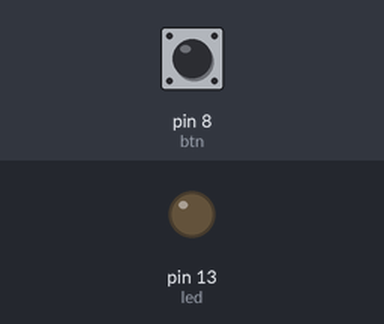
The sketch below on a simulated Arduino Uno, built with avr-gcc and run on an emulated ATmega328P. On the bench: output pins drawn as LEDs (lit = HIGH). The inputs (shaded band) are chosen by the test bench; at power-on: pin 8 (btn) HIGH.

Above: at 1.2 s.
1.3 s: pin 8 (btn) pulled LOW for 0.15 s
At 1.37 s:
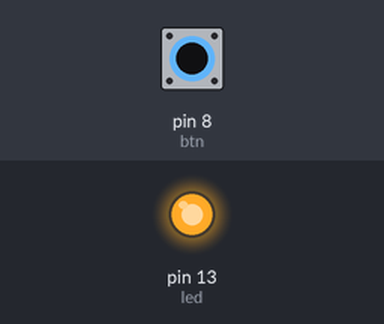
2.9 s: pin 8 (btn) pulled LOW for 3.2 s
At 7.1 s:
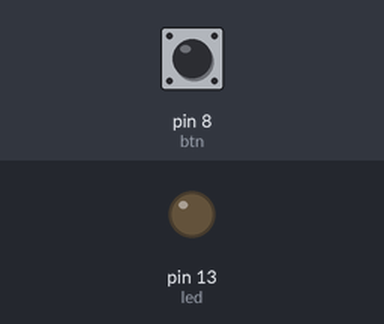
Timing chart, 0 to 8.6 s (numbered marks = the images above; inputs shaded):
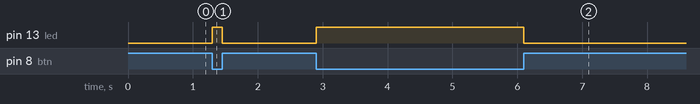

The sketch:

1b.ino
```cpp
int led = 13;
int btn = 8;

int state;

void setup() {

  pinMode(btn, INPUT_PULLUP);

  pinMode(led, OUTPUT);

}

void loop() {

  state = digitalRead(btn);

  digitalWrite(led, !state);

}
```

Measured:
- after the input at 1.3 s, pin 13 (led): LOW → HIGH at once, → LOW 0.15 s later
- after the input at 2.9 s, pin 13 (led): LOW → HIGH at once, → LOW 3.2 s later
